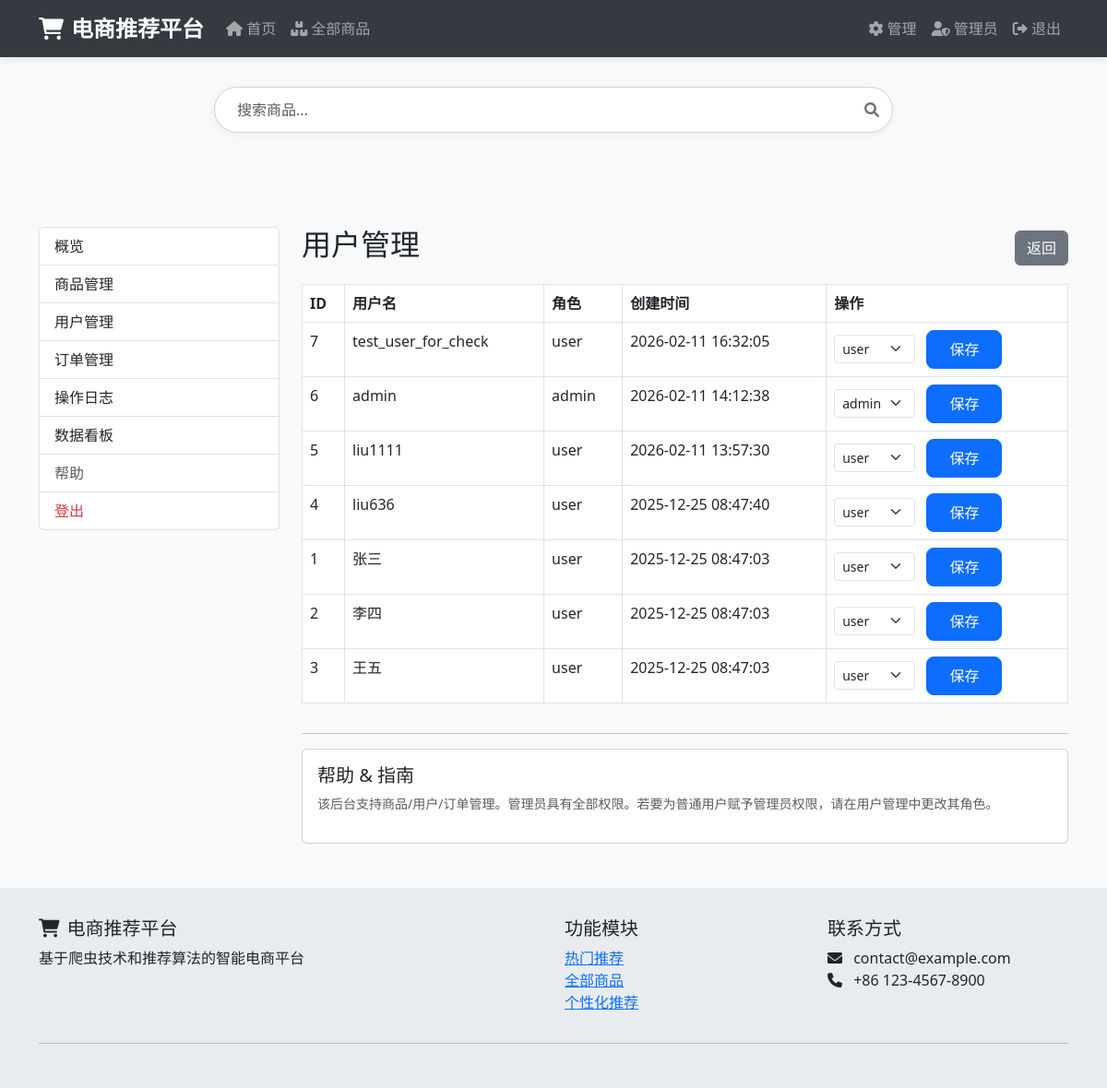
Page /admin/users (signed in) on the committed database.
### tables this page shows
CREATE TABLE users (
            id INTEGER PRIMARY KEY AUTOINCREMENT,
            username TEXT UNIQUE NOT NULL,
            password TEXT,
            created_at TIMESTAMP DEFAULT CURRENT_TIMESTAMP
        , role TEXT DEFAULT 'user');

### web/admin.py (the view)
@admin_bp.route('/admin/users')
def users():
    if not _is_admin():
        return redirect(url_for('admin.admin_login'))
    users = get_all_users(current_app.config.get('DB_PATH', 'ecommerce.db'))
    return render_template('admin_users.html', users=users)

### database/db_init.py (called while the page is built)
def get_db_connection(db_path: str = "ecommerce.db"):
    return sqlite3.connect(db_path)

### database/db_utils.py (called while the page is built)
def get_all_users(db_path: str = 'ecommerce.db') -> List[Dict]:
    conn = get_db_connection(db_path)
    cursor = conn.cursor()
    cursor.execute("SELECT id, username, role, created_at FROM users ORDER BY created_at DESC")
    rows = cursor.fetchall()
    conn.close()
    return [{'id': r[0], 'username': r[1], 'role': r[2], 'created_at': r[3]} for r in rows]

### web/admin.py (called while the page is built)
def _is_admin():
    return session.get('is_admin') or session.get('role') == 'admin'

@admin_bp.before_request
def _require_admin_for_protected():
    allowed = {'admin.admin_login', 'admin.admin_logout'}
    try:
        ep = request.endpoint
    except Exception:
        ep = None
    if ep and ep not in allowed:
        if not _is_admin():
            return redirect(url_for('admin.admin_login'))

### web/templates/admin_users.html (shortened to what this page needs)
{% extends "admin_base.html" %}
{% block admin_content %}
<div class="d-flex justify-content-between align-items-center mb-3">
  <h2>用户管理</h2>
  <a class="btn btn-secondary" href="{{ url_for('admin.index') }}">返回</a>
</div>
<div class="table-responsive">
  <table class="table table-bordered">
    <thead>
      <tr><th>ID</th><th>用户名</th><th>角色</th><th>创建时间</th><th>操作</th></tr>
    </thead>
    <tbody>
      {% for u in users %}
      <tr>
        <td>{{ u.id }}</td>
        <td>{{ u.username }}</td>
        <td>{{ u.role or 'user' }}</td>
        <td>{{ u.created_at }}</td>
        <td>
          <form method="post" action="{{ url_for('admin.user_set_role', user_id=u.id) }}" class="d-inline">
            <select name="role" class="form-select form-select-sm d-inline w-auto me-2">
              <option value="user" {% if (u.role or 'user') == 'user' %}selected{% endif %}>user</option>
              <option value="admin" {% if (u.role or 'user') == 'admin' %}selected{% endif %}>admin</option>
            </select>
            <button class="btn btn-sm btn-primary">保存</button>
          </form>
        </td>
      </tr>
      {% endfor %}
    </tbody>
  </table>
</div>
{% endblock %}

### web/static/css/style.css (style rules this page uses)
body { background-color: #f8f9fa; font-family: 'Segoe UI', Tahoma, Geneva, Verdana, sans-serif; padding-top: 70px; }
.btn-primary { border-radius: 8px; padding: 0.5rem 1.5rem; font-size: 1rem; transition: all 0.3s; }

### rows in the picture
users: id "7", username "test_user_for_check", role "user", created_at "2026-02-11 16:32:05"
users: id "6", username "admin", role "admin", created_at "2026-02-11 14:12:38"
users: id "5", username "liu1111", role "user", created_at "2026-02-11 13:57:30"
users: id "4", username "liu636", role "user", created_at "2025-12-25 08:47:40"
users: id "1", username "张三", role "user", created_at "2025-12-25 08:47:03"
users: id "2", username "李四", role "user", created_at "2025-12-25 08:47:03"
users: id "3", username "王五", role "user", created_at "2025-12-25 08:47:03"
